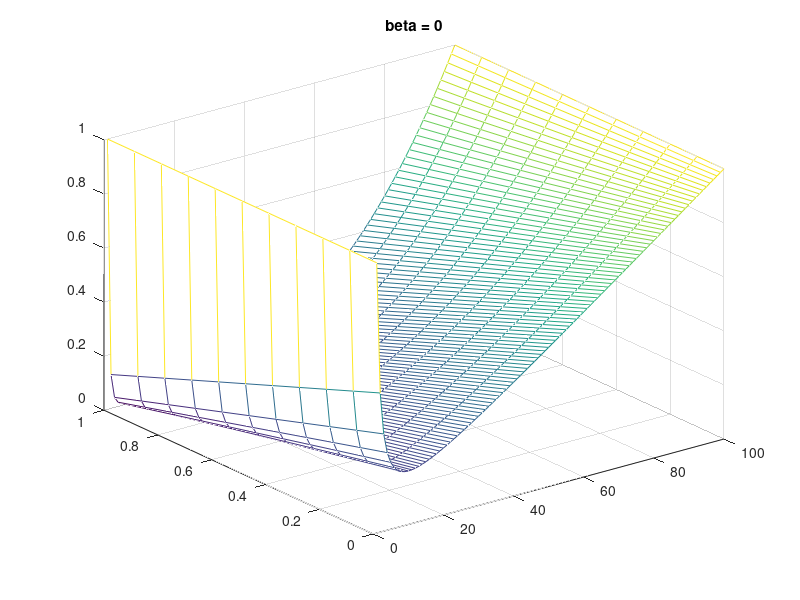
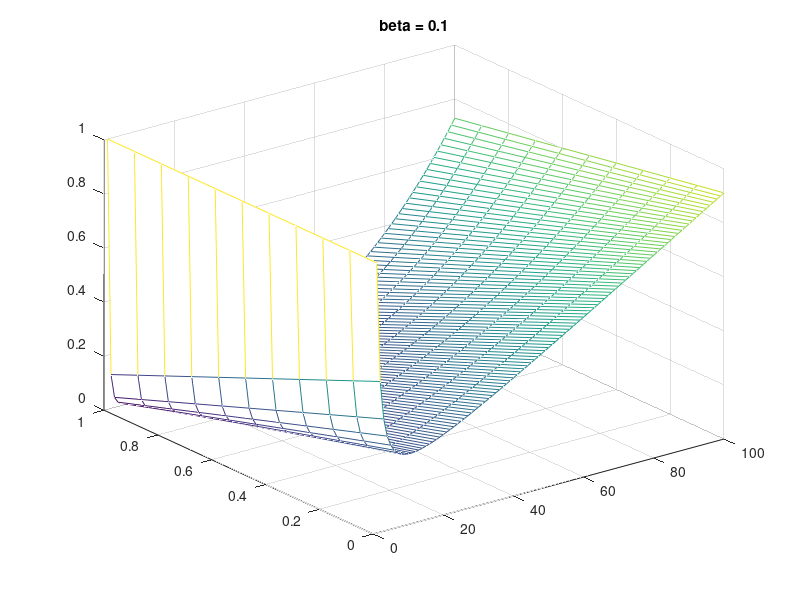
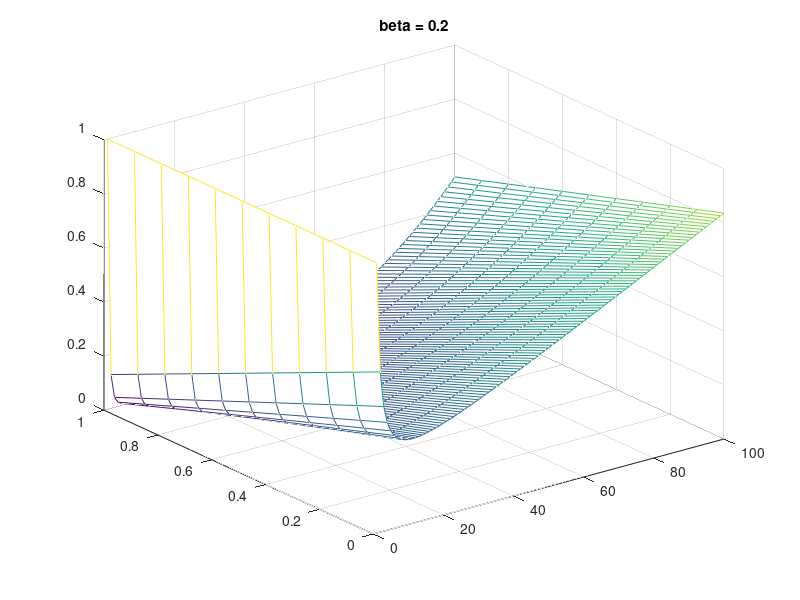
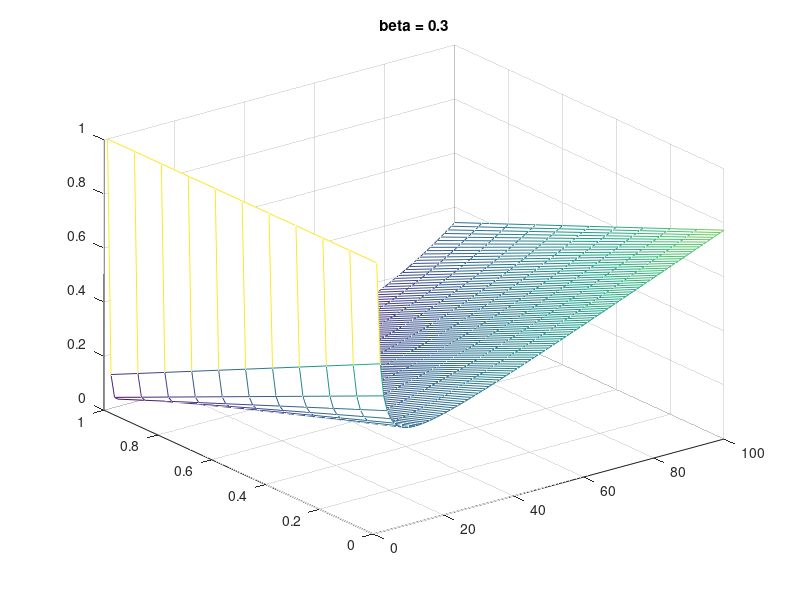

Reproduce these figures in MATLAB, in order.
N = 100;
alpha = 1.5;
timeslot = zeros(6,100);
complexity = zeros(6,100);
timeslot_norm = zeros(6,100);
complexity_norm = zeros(6,100);
w = zeros(1,11);
for k = 1:11;
    w(k) = (k-1)/10;
end

beta = w(1:6);

for k = 1:6
    for l = 1:100
        timeslot(k,l) = alpha*(N/l+(1-beta(k))*l+beta(k)*N);
        if l == 1
            complexity(k,l) = N^3;
        else
            complexity(k,l) = max(max((N/l)^3,(1-beta(k)).^3*(l^3)),(beta(k)*N)^3);
        end
    end
    timeslot_norm(k,:) = timeslot(k,:)./max(timeslot(k,:));
    complexity_norm(k,:) = complexity(k,:)./N^3;
end


total_time = zeros(11,100,6);
for k = 1:11
    for l = 1:100
        for m = 1:6
            total_time(k,l,m) = (1-w(k))*timeslot_norm(m,l) + w(k)*complexity_norm(m,l);
        end
    end
end

min_cluster = zeros(6,11);
for k = 1:6
    for l = 1:11
         temp_min = find(total_time(l,:,k)==min(total_time(l,:,k)));
         min_cluster(k,l) = temp_min(1);
    end
end

figure
mesh(1:100, w, total_time(:,:,1));
title('beta = 0');
figure
mesh(1:100, w, total_time(:,:,2));
title('beta = 0.1');
figure
mesh(1:100, w, total_time(:,:,3));
title('beta = 0.2');
figure
mesh(1:100, w, total_time(:,:,4));
title('beta = 0.3');
figure
mesh(1:100, w, total_time(:,:,5));
title('beta = 0.4');
figure
mesh(1:100, w, total_time(:,:,6));
title('beta = 0.5');